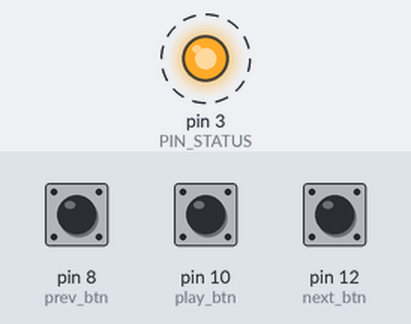
A program run on a simulated Raspberry Pi (header pin numbers). Parts: output pins drawn as LEDs (lit = HIGH). Dashed ring = blinking. The test bench sets the inputs (shaded band); at power-on: pin 8 (prev_btn) LOW, pin 10 (play_btn) LOW, pin 12 (next_btn) LOW. Sound played through the audio output is not drawn and takes no time; what the program prints to the terminal is not drawn.

Above: at 0.1 s.
Timing chart, 0 to 3.0 s (numbered marks = the images above):
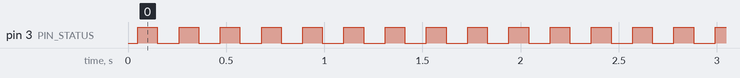

Measured:
- by itself, pin 3 (PIN_STATUS): alternates HIGH for 0.10 s and LOW for 0.11 s

The program:

main.py
```python
#!/usr/bin/python
#-*- coding: utf-8 -*-

u'''
http://www.rpiblog.com/2012/09/using-gpio-of-raspberry-pi-to-blink-led.html
'''

import RPi.GPIO as GPIO
import time
import commands
import re

PIN_STATUS = 3
PIN_PREV_BTN = 8
PIN_PLAY_BTN = 10
PIN_NEXT_BTN = 12

class Player(object):
    def __init__(self):
        self.play_state = self.is_playing()

    def is_playing(self):
        re_play = re.compile(r'^\[playing\].+$')
        result = commands.getstatusoutput('mpc')
        line_list = result[1].splitlines()

        playing = False
        for line in line_list:
            if re_play.match(line) is not None:
                playing = True

        self.play_state = playing
        return playing

    def play(self):
        if self.is_playing():
            retval = commands.getoutput('mpc pause')
            self.play_state = False
        else:
            retval = commands.getoutput('mpc play')
            self.play_state = True
        print retval

    def prev(self):
        retval = commands.getoutput('mpc prev')
        print retval

    def next(self):
        retval = commands.getoutput('mpc next')
        print retval

class PlayerStatusLED(object):
    def __init__(self, player):
        self.player = player

    def update(self):
        if self.player.play_state:
            GPIO.output(PIN_STATUS, GPIO.HIGH)
            time.sleep(0.1)
            GPIO.output(PIN_STATUS, GPIO.LOW)
            time.sleep(0.1)
        else:
            GPIO.output(PIN_STATUS, GPIO.LOW)
            time.sleep(0.1)

class Button(object):
    def __init__(self, pin, func):
        self.pin = pin
        self.old_state = 0
        self.func = func
        GPIO.setup(pin, GPIO.IN)

    def update(self):
        curr_state = GPIO.input(self.pin)
        if self.old_state is 0 and curr_state is 1:
            self.func()
        self.old_state = curr_state

def main():
    GPIO.cleanup()
    GPIO.setmode(GPIO.BOARD)
    GPIO.setwarnings(False)

    GPIO.setup(PIN_STATUS, GPIO.OUT)

    player = Player()
    player.play()
    status_led = PlayerStatusLED(player)

    prev_btn = Button(PIN_PREV_BTN, lambda: player.prev())
    play_btn = Button(PIN_PLAY_BTN, lambda: player.play())
    next_btn = Button(PIN_NEXT_BTN, lambda: player.next())

    while True:
        prev_btn.update()
        play_btn.update()
        next_btn.update()
        status_led.update()
        time.sleep(0.01)

if __name__ == '__main__':
    main()
    GPIO.cleanup()
```
